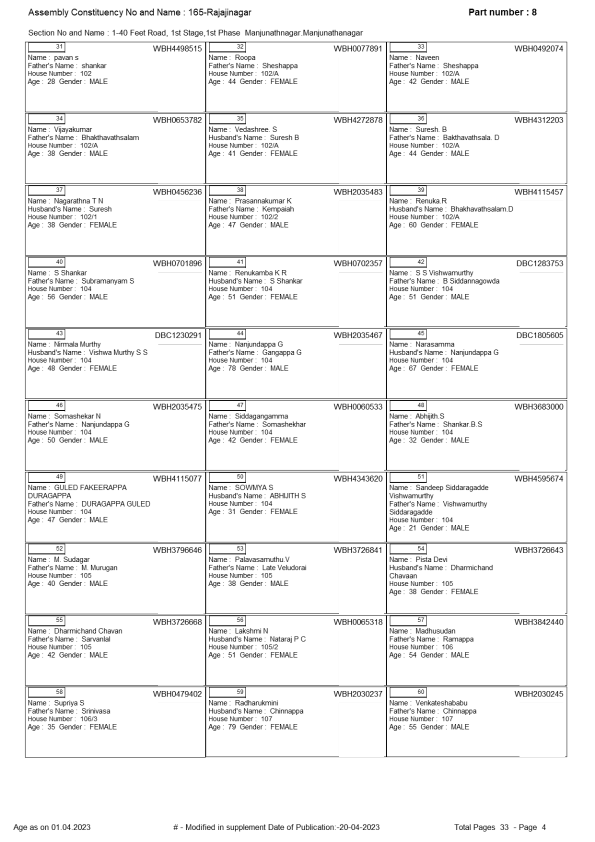
#> input picture image_safe.png, 1190 x 1684 px, given in place of _3_.png, which was not available (shown at 1/2 size)
$ jupyter execute --allow-errors reading_tables_kannada.ipynb
#> lines starting #> are read from the running program, lines starting #| are printed output that depends on the picture; after the words box and inside, x2 and y2 are one past the last pixel; in counts of white or black regions, pixels touching at a corner belong together; long printed decimals are rounded; pictures that were not available may be replaced by others from this repository, and a replacement may not be noted
[cell 1]
import cv2
import matplotlib.pyplot as plt
import keras_ocr
file=r"C:\Users\shiva\Downloads\shivam_anaconda\pdf_extraction\data_folder_kan\_3_.png"
img = cv2.imread(file,0)
#> img is the input picture: shape (1684, 1190); min 0, max 255, mean 241.7
plot1 = plt.imshow(cv2.cvtColor(img, cv2.COLOR_BGR2RGB))
plt.show()

[cell 2]
import pytesseract
pytesseract.pytesseract.tesseract_cmd = r"C:\Program Files\Tesseract-OCR\tesseract.exe"

[cell 3]
thresh,img_bin = cv2.threshold(img,128,255,cv2.THRESH_BINARY)
#> img_bin: shape (1684, 1190); 94.9% white; black in thin lines or dots
img_bin = 255-img_bin
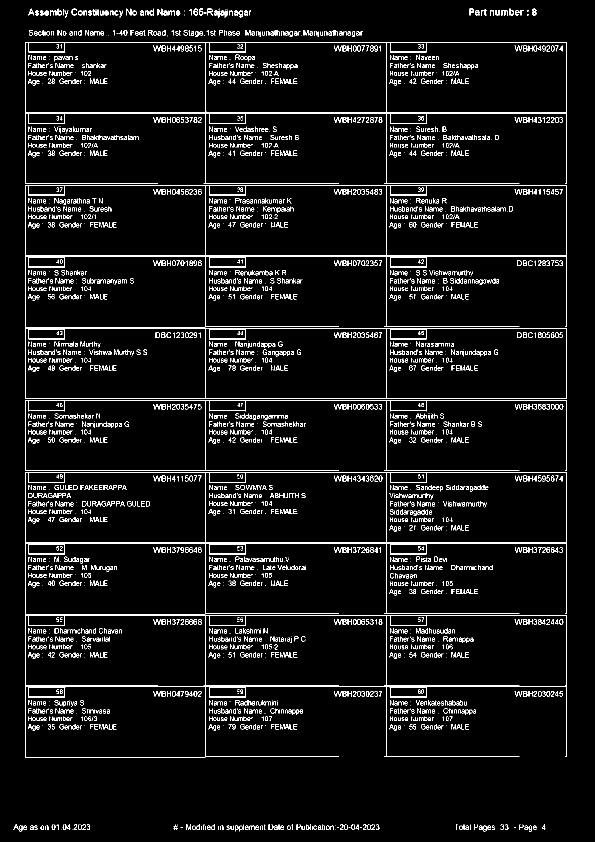
#> img_bin: shape (1684, 1190) (shown at 1/2 size); 5.1% white in thin lines or dots
plotting = plt.imshow(img_bin,cmap='gray')
plt.title("Inverted Image with global thresh holding")
plt.show()

[cell 4]
img_bin1 = 255-img
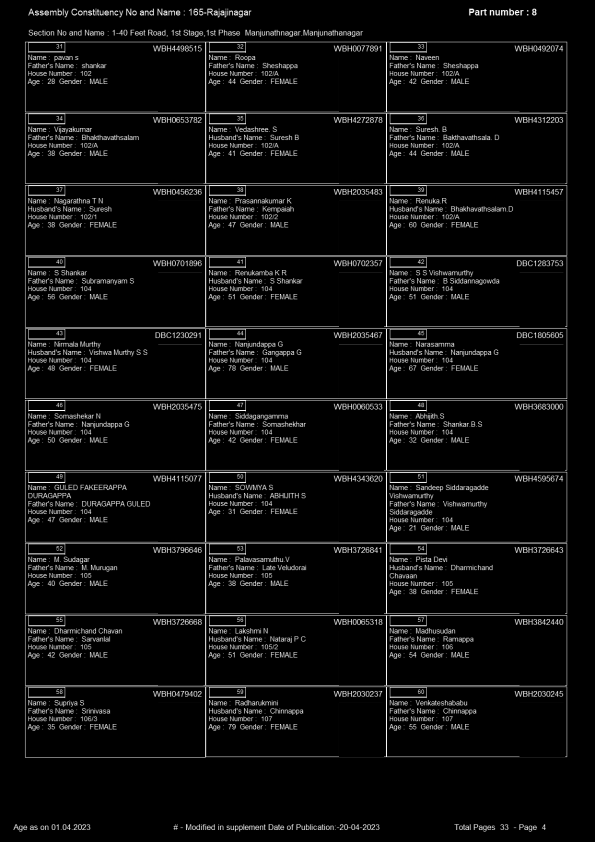
#> img_bin1: shape (1684, 1190) (shown at 1/2 size); min 0, max 255, mean 13.3
thresh1,img_bin1_otsu = cv2.threshold(img_bin1,128,255,cv2.THRESH_OTSU)
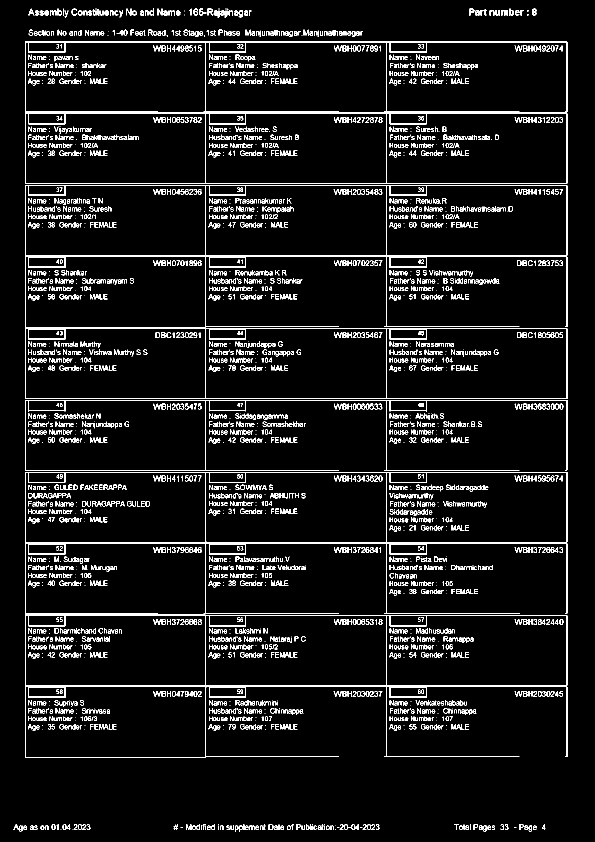
#> img_bin1_otsu: shape (1684, 1190) (shown at 1/2 size); 6.7% white in thin lines or dots
#> thresh1 = 86
plotting = plt.imshow(img_bin1_otsu,cmap='gray')
plt.title("Inverted Image with otsu thresh holding")
plt.show()

[cell 5]
img_bin2 = 255-img
thresh1,img_bin_otsu = cv2.threshold(img_bin2,128,255,cv2.THRESH_BINARY | cv2.THRESH_OTSU)
plotting = plt.imshow(img_bin_otsu,cmap='gray')
plt.title("Inverted Image with otsu thresh holding")
plt.show()

[cell 6]
# [8 lines of commented-out code are left out]

[cell 7]
import numpy as np
plt.figure(figsize= (30,30))

vertical_kernel = cv2.getStructuringElement(cv2.MORPH_RECT, (1, np.array(img).shape[1]//100))
#> vertical_kernel = [1, 1, 1, 1, 1, 1, 1, 1, 1, 1, 1]
eroded_image = cv2.erode(img_bin_otsu, vertical_kernel, iterations=3)
#> eroded_image: shape (1684, 1190); 0.39% white in thin lines or dots, all inside (x1, y1, x2, y2) = (50, 98, 1135, 1500)
plt.subplot(151),plt.imshow(eroded_image, cmap = 'gray')
plt.title('Image after erosion with vertical kernel'), plt.xticks([]), plt.yticks([])

vertical_lines = cv2.dilate(eroded_image, vertical_kernel, iterations=3)
#> vertical_lines: shape (1684, 1190); 0.49% white in thin lines or dots, all inside (x1, y1, x2, y2) = (50, 83, 1135, 1515)
plt.subplot(152),plt.imshow(vertical_lines, cmap = 'gray')
plt.title('Image after dilation with vertical kernel'), plt.xticks([]), plt.yticks([])

plt.show()

[cell 8]
kernel = cv2.getStructuringElement(cv2.MORPH_RECT, (2, 2))

[cell 9]
plt.figure(figsize= (30,30))

hor_kernel = cv2.getStructuringElement(cv2.MORPH_RECT, (np.array(img).shape[1]//100, 1))
horizontal_lines = cv2.erode(img_bin_otsu, hor_kernel, iterations=5)
#> horizontal_lines: shape (1684, 1190); 1.4% white in thin lines or dots, all inside (x1, y1, x2, y2) = (75, 83, 1110, 1515)
plt.subplot(153),plt.imshow(horizontal_lines, cmap = 'gray')
plt.title('Image after erosion with horizontal kernel'), plt.xticks([]), plt.yticks([])

horizontal_lines = cv2.dilate(horizontal_lines, hor_kernel, iterations=5)
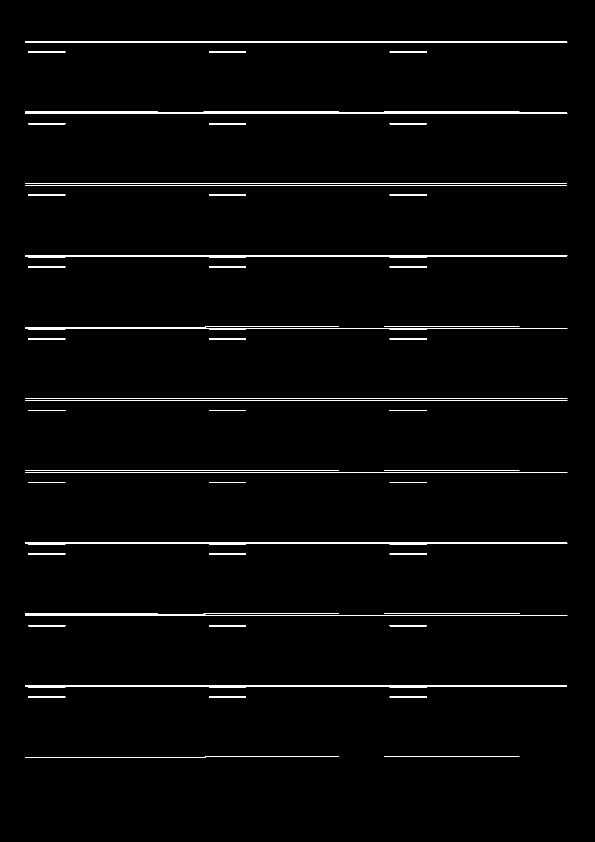
#> horizontal_lines: shape (1684, 1190) (shown at 1/2 size); 1.8% white in thin lines or dots, all inside (x1, y1, x2, y2) = (50, 83, 1135, 1515)
plt.subplot(154),plt.imshow(horizontal_lines, cmap = 'gray')
plt.title('Image after dilation with horizontal kernel'), plt.xticks([]), plt.yticks([])

plt.show()

[cell 10]
plt.figure(figsize= (30,30))

vertical_horizontal_lines = cv2.addWeighted(vertical_lines, 0.5, horizontal_lines, 0.5, 0.0)
vertical_horizontal_lines = cv2.erode(~vertical_horizontal_lines, kernel, iterations=3)
plt.subplot(151),plt.imshow(vertical_horizontal_lines, cmap = 'gray')
plt.title('Erosion'), plt.xticks([]), plt.yticks([])

thresh, vertical_horizontal_lines = cv2.threshold(vertical_horizontal_lines,128,255, cv2.THRESH_BINARY | cv2.THRESH_OTSU)
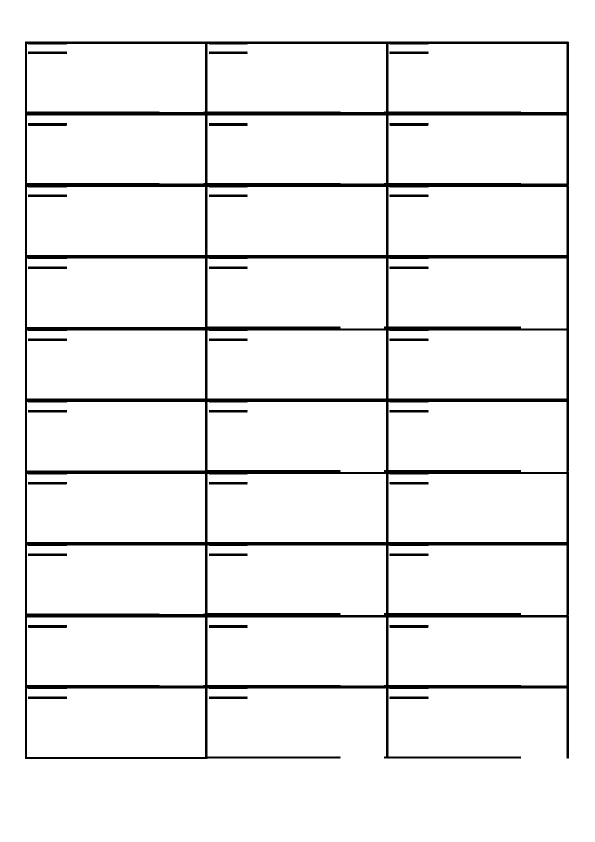
#> vertical_horizontal_lines: shape (1684, 1190) (shown at 1/2 size); 94% white; 31 black regions
#> thresh = 127
plt.subplot(152),plt.imshow(vertical_horizontal_lines, cmap = 'gray')
plt.title('global and otsu thresholding'), plt.xticks([]), plt.yticks([])

bitxor = cv2.bitwise_xor(img,vertical_horizontal_lines)
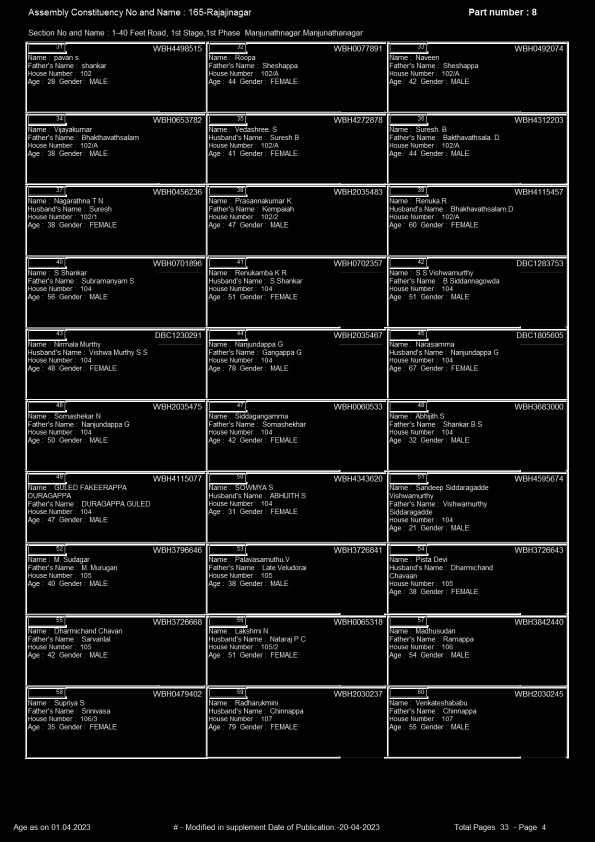
#> bitxor: shape (1684, 1190) (shown at 1/2 size); min 0, max 255, mean 20
plt.subplot(153),plt.imshow(bitxor, cmap = 'gray')
plt.title('Horizontal and vertical lines image bitxor'), plt.xticks([]), plt.yticks([])

bitnot = cv2.bitwise_not(bitxor)
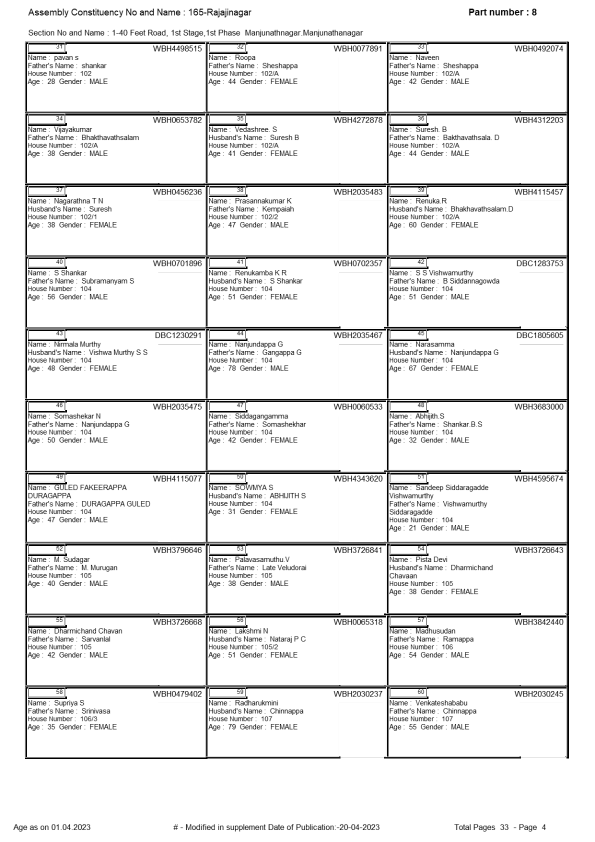
#> bitnot: shape (1684, 1190) (shown at 1/2 size); min 0, max 255, mean 235
plt.subplot(154),plt.imshow(bitnot, cmap = 'gray')
plt.title('Horizontal and vertical lines image with bitnot'), plt.xticks([]), plt.yticks([])

plt.show()

[cell 11]
import pytesseract

[cell 12]
contours, hierarchy = cv2.findContours(vertical_horizontal_lines, cv2.RETR_TREE, cv2.CHAIN_APPROX_SIMPLE)
#> contours = 60 contours; largest, box (x1, y1, x2, y2) and area: (0, 0, 1190, 1684) 2001087, (49, 82, 1139, 1519) 1466360, (415, 804, 772, 944) 48328, (415, 517, 772, 657) 48328, (777, 804, 1133, 944) 48208

[cell 13]
boundingBoxes = [cv2.boundingRect(contour) for contour in contours]
#> boundingBoxes = 60 items, first 6: (0, 0, 1190, 1684), (778, 1392, 80, 7), (417, 1392, 79, 7), (49, 82, 1090, 1437), (54, 1377, 356, 137), (55, 1392, 80, 7)
(contours, boundingBoxes) = zip(*sorted(zip(contours, boundingBoxes),key=lambda x:x[1][1]))
#> contours = 60 contours; largest, box (x1, y1, x2, y2) and area: (0, 0, 1190, 1684) 2001087, (49, 82, 1139, 1519) 1466360, (415, 517, 772, 657) 48328, (415, 804, 772, 944) 48328, (777, 517, 1133, 657) 48208; boundingBoxes = 60 items, first 6: (0, 0, 1190, 1684), (49, 82, 1090, 1437), (777, 88, 356, 136), (415, 88, 357, 136), (54, 88, 356, 136), (778, 102, 80, 7)

[cell 14]
plotting = plt.imshow(img,cmap='gray')
plt.title("Identified contours")
plt.show()

[cell 15]
img_new = img.copy()
img_safe = img.copy()

[cell 16]
boxes = []
for contour in contours:
  x, y, w, h = cv2.boundingRect(contour)
  if (w*h>1000 and w*h<50000):
    image = cv2.rectangle(img_new,(x,y),(x+w,y+h),(0,255,0),2)
    boxes.append([x,y,w,h])
#> this loop made 60 passes
#> (x, y, w, h) on passes 2 to 13: (49, 82, 1090, 1437), (777, 88, 356, 136), (415, 88, 357, 136), (54, 88, 356, 136), (778, 102, 80, 7), (417, 102, 79, 7), (55, 102, 80, 7), (777, 231, 356, 136), (415, 231, 357, 136), (54, 231, 356, 136), (778, 245, 80, 8), (417, 245, 79, 8)
#> (contour, x, y, w, h) on pass 1: ([[0, 0], [0, 1683], [1189, 1683], [1189, 0]], 0, 0, 1190, 1684)
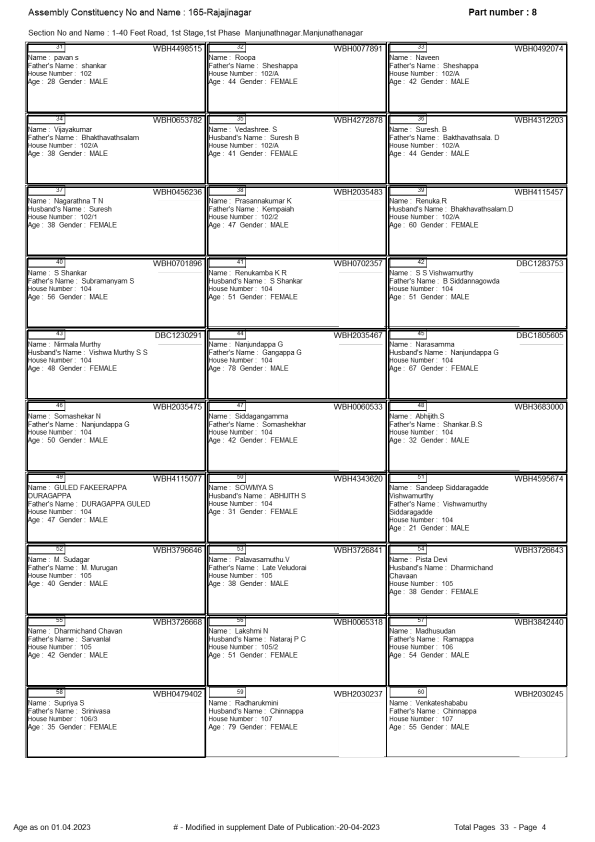
#> img_new: shape (1684, 1190) (shown at 1/2 size); 3.98% of pixels changed, all inside (x1, y1, x2, y2) = (53, 87, 1135, 1516)
#> after the loop, boxes = 28 items, first 6: [777, 88, 356, 136], [415, 88, 357, 136], [54, 88, 356, 136], [777, 231, 356, 136], [415, 231, 357, 136], [54, 231, 356, 136]
plotting = plt.imshow(image,cmap='gray')
plt.title("Identified contours")
plt.show()

[cell 17]
print(len(boxes))
#| 28

[cell 18]
for i in boxes:
    img_safe[i[1]:i[1]+i[3],i[0]:i[0]+i[2]] = 255
#> this loop made 28 passes
#> i on passes 1 to 12: [777, 88, 356, 136], [415, 88, 357, 136], [54, 88, 356, 136], [777, 231, 356, 136], [415, 231, 357, 136], [54, 231, 356, 136], [777, 374, 356, 136], [415, 374, 357, 136], [54, 374, 356, 136], [777, 517, 356, 140], [415, 517, 357, 140], [54, 517, 356, 137]
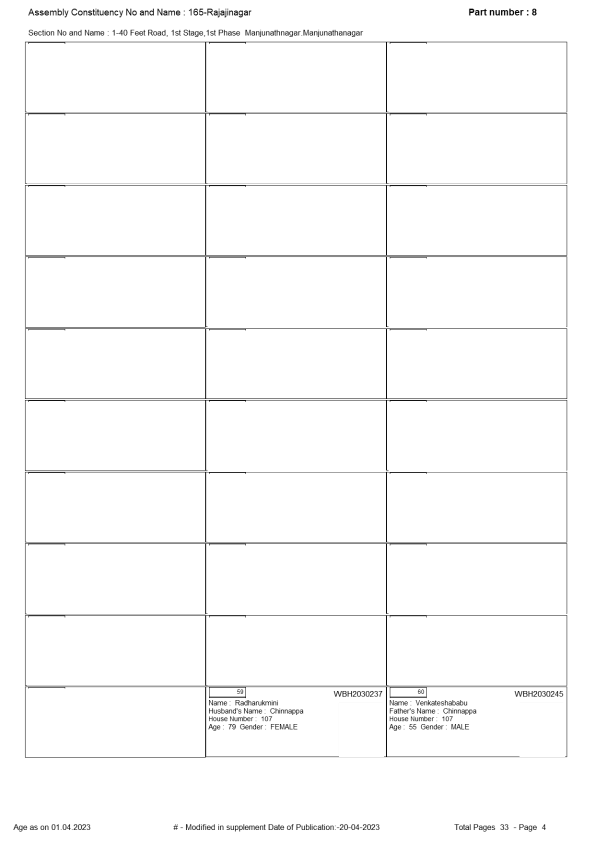
#> img_safe: shape (1684, 1190) (shown at 1/2 size); 9.16% of pixels changed, all inside (x1, y1, x2, y2) = (54, 88, 1133, 1462)

[cell 19]
plotting = plt.imshow(img_safe,cmap='gray')
plt.title("Identified contours")
plt.show()

[cell 20]
boxes = []
for contour in contours:
  x, y, w, h = cv2.boundingRect(contour)
  if (w*h>50000 and w<1000 and h<1000):
    image = cv2.rectangle(img_safe,(x-5,y-5),(x+w+5,y+h+5),(0,255,0),2)
    boxes.append([x-5,y-5,w+5,h+5])
#> after the loop, boxes = []
plotting = plt.imshow(image,cmap='gray')
plt.title("Identified contours")
plt.show()

[cell 21]
print(len(boxes))
#| 0

[cell 22]
# [58 lines of commented-out code are left out]

[cell 23]
def find_text():
    text = pytesseract.image_to_string(cv2.imread(r"testing.png"),lang='kan')
    a = text.split("\n")
    print(a)
# [37 lines of commented-out code are left out]

[cell 24]
from AksharaJaana.main import OCREngine
from AksharaJaana.utils import ModelTypes, FileOperationUtils

#> (the rest of this cell did not finish here and is left out)

[cell 25]
for i in boxes:
    x,y,w,h = i
    roi = img_safe[y:y+h,x:x+w,]
    kernel = cv2.getStructuringElement(cv2.MORPH_RECT, (2, 1))
    border = cv2.copyMakeBorder(roi,2,2,2,2, cv2.BORDER_CONSTANT,value=[255,255])
    resizing = cv2.resize(border, None, fx=2, fy=2, interpolation=cv2.INTER_CUBIC)
    dilation = cv2.dilate(resizing, kernel,iterations=1)
    erosion = cv2.erode(dilation, kernel,iterations=2)
    erosion = cv2.resize(erosion,(0,0),fx=5,fy=5)
    cv2.imwrite('testing.png',erosion)
    find_text()
# [5 lines of commented-out code are left out]

[cell 26]
# look for better ocr, executable with app

[cell 27]
rows=[]
columns=[]
heights = [boundingBoxes[i][3] for i in range(len(boundingBoxes))]
#> heights = 60 values, max 1684 at index 0, min 7 at index 5, mean 119.5
mean = np.mean(heights)
#> mean = 119.5
print(mean)
#| 119.517
#> (the rest of this cell did not finish here and is left out)

[cell 28]
total_cells=0
#> (the rest of this cell did not finish here and is left out)

[cell 29]
print(len(boxes))
#| 0

#> (a cell that did not finish here is left out)

#> (a cell that did not finish here is left out)

[cell 32]
boxes_list = []
for i in range(len(rows)):
    l=[]
    for k in range(total_cells):
        l.append([])
    for j in range(len(rows[i])):
        diff = abs(center-(rows[i][j][0]+rows[i][j][2]/4))
        minimum = min(diff)
        indexing = list(diff).index(minimum)
        l[indexing].append(rows[i][j])
    boxes_list.append(l)
#> after the loop, boxes_list = []
for box in boxes_list:
  print(box)
#> this loop made 0 passes

[cell 33]
dataframe_final=[]
for i in range(len(boxes_list)):
    for j in range(len(boxes_list[i])):
        s=''
        if(len(boxes_list[i][j])==0):
            dataframe_final.append(' ')
        else:
            for k in range(len(boxes_list[i][j])):
                y,x,w,h = boxes_list[i][j][k][0],boxes_list[i][j][k][1], boxes_list[i][j][k][2],boxes_list[i][j][k][3]
                roi = bitnot[x:x+h, y:y+w]
                kernel = cv2.getStructuringElement(cv2.MORPH_RECT, (2, 1))
                border = cv2.copyMakeBorder(roi,2,2,2,2, cv2.BORDER_CONSTANT,value=[255,255])
                resizing = cv2.resize(border, None, fx=2, fy=2, interpolation=cv2.INTER_CUBIC)
                dilation = cv2.dilate(resizing, kernel,iterations=1)
                erosion = cv2.erode(dilation, kernel,iterations=2)
                out = pytesseract.image_to_string(erosion)
                if(len(out)==0):
                    out = pytesseract.image_to_string(erosion)
                s = s +" "+ out
            dataframe_final.append(s)
#> after the loop, dataframe_final = []
print(dataframe_final)
